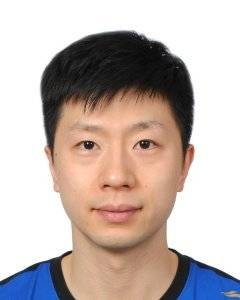
#> input picture img/malong.jpeg, 240 x 300 px, given in place of malong.jpg, which was not available
$ python orb_test.py
#> lines starting #> are read from the running program, lines starting #| are printed output that depends on the picture; pictures that were not available may be replaced by others from this repository, and a replacement may not be noted
### main/utils/common.py
import cv2 as cv
import numpy as np


# 边缘提取
def cv_show(name, image):
    cv.imshow(name, image)
    cv.waitKey(0)
    cv.destroyAllWindows()


# 排序轮廓
# [65 lines left out: functions sort_contours, resize, order_points, four_point_transform, not called in this run]

### main/orb/orb_test.py
import cv2 as cv
import numpy as np

from main.utils.common import cv_show

# 读取图像
image = cv.imread('../../img/malong.jpg')
#> image is the input picture: shape (300, 240, 3); mean B, G, R 176.3, 181, 194.3
gray = cv.cvtColor(image, cv.COLOR_BGR2GRAY)
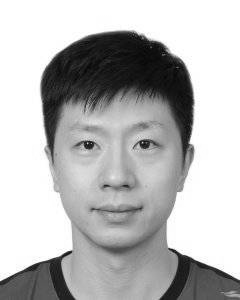
#> gray: shape (300, 240); min 0, max 255, mean 184.5

# 初始化ORB检测器
orb = cv.ORB_create()

# 检测关键点
keypoints, descriptors = orb.detectAndCompute(gray, None)
#> keypoints = 398 keypoints; strongest (x, y, size): (142, 142, 31), (87, 143, 31), (85, 142, 31), (140, 141, 31)
print(np.array(keypoints).shape)
#| (398,)
print(np.array(descriptors).shape)
#| (398, 32)

# 绘制关键点
output_image = cv.drawKeypoints(gray, keypoints, None, color=(0, 255, 0), flags=0)
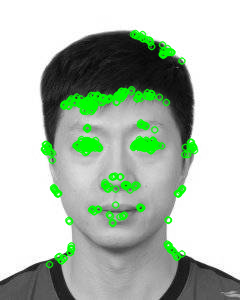
#> output_image: shape (300, 240, 3); mean of channels 0, 1, 2 177, 191.2, 177; drawn as B, G, R

# 显示图像
cv_show('output', output_image)

# 计算特征
kp, des = orb.compute(gray, keypoints)
#> kp has the same summary as keypoints
print(np.array_equal(keypoints, kp))
#| False
print(np.array_equal(descriptors, des))
#| True

$ run again, with img/chessboard.jpeg copied over img/malong.jpeg
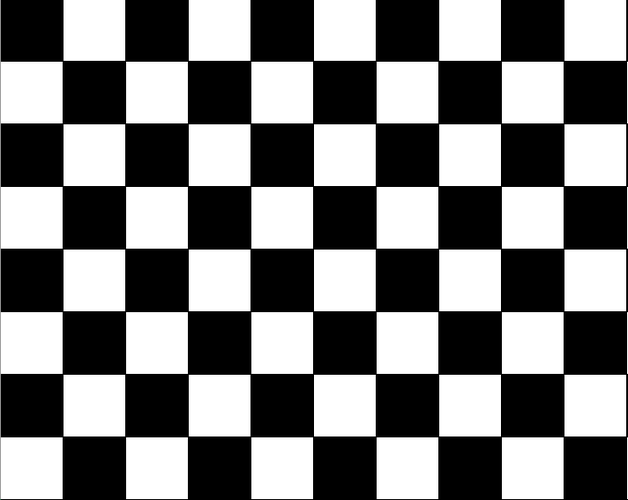
#> input picture img/chessboard.jpeg, 628 x 500 px, given in place of malong.jpg, which was not available
#> image is the input picture: shape (500, 628, 3); mean B, G, R 123.9, 123.9, 123.9
#> keypoints = 500 keypoints; strongest (x, y, size): (311, 187, 31), (503, 187, 31), (504, 187, 37.2), (502, 190, 37.2)
#| (500,)
#| (500, 32)
#> `output_image = cv.drawKeypoints(gray, keypoints, None, color=(0, 255, ..`:
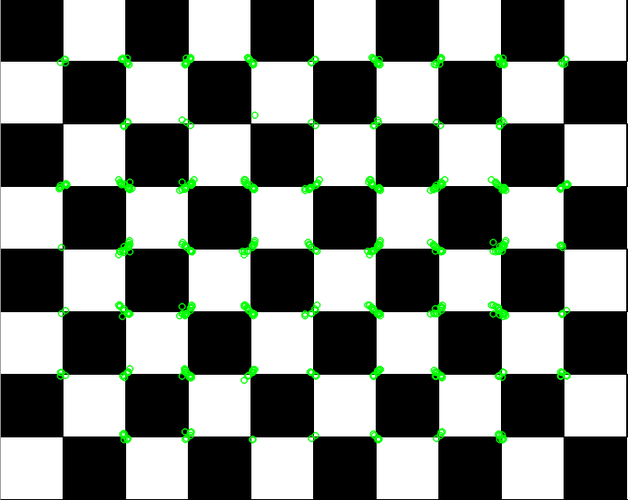
#> output_image: shape (500, 628, 3); mean of channels 0, 1, 2 120.7, 125.9, 120.7; drawn as B, G, R
#> kp has the same summary as keypoints
#| False
#| True

$ run again, with img/chongfu.jpeg copied over img/malong.jpeg
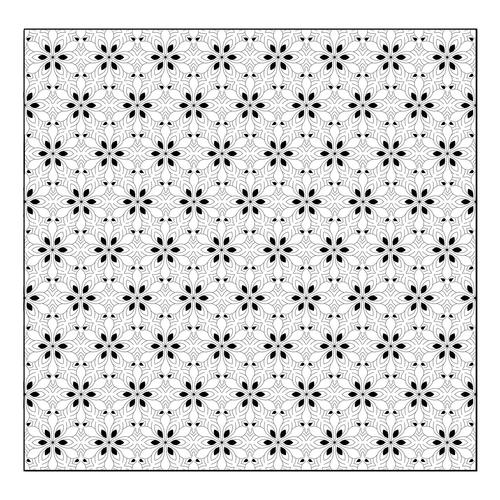
#> input picture img/chongfu.jpeg, 500 x 500 px, given in place of malong.jpg, which was not available
#> image is the input picture: shape (500, 500, 3); min 0, max 255, mean 217.2
#> keypoints = 500 keypoints; strongest (x, y, size): (86, 190, 31), (40, 249, 31), (378, 250, 31), (177, 250, 31)
#| (500,)
#| (500, 32)
#> `output_image = cv.drawKeypoints(gray, keypoints, None, color=(0, 255, ..`:
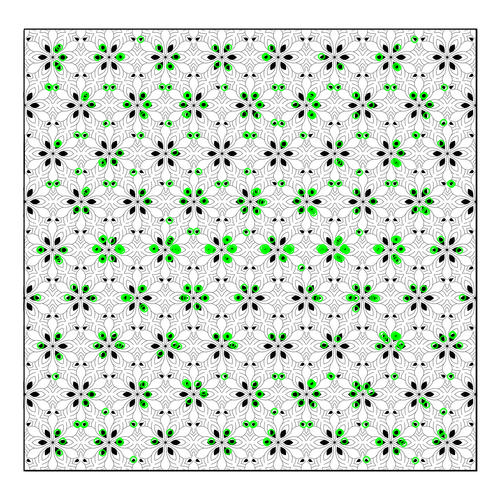
#> output_image: shape (500, 500, 3); mean of channels 0, 1, 2 211.8, 221, 211.8; drawn as B, G, R
#> kp has the same summary as keypoints
#| False
#| True

$ run again, with img/chongfu_unit.jpeg copied over img/malong.jpeg
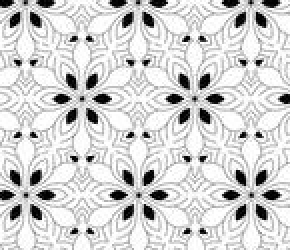
#> input picture img/chongfu_unit.jpeg, 145 x 125 px, given in place of malong.jpg, which was not available (shown 2 times larger)
#> image is the input picture: shape (125, 145, 3); min 0, max 255, mean 209.9
#> keypoints = 220 keypoints; strongest (x, y, size): (75, 87, 31), (103, 38, 31), (46, 38, 31), (53, 48, 31)
#| (220,)
#| (220, 32)
#> `output_image = cv.drawKeypoints(gray, keypoints, None, color=(0, 255, ..`:
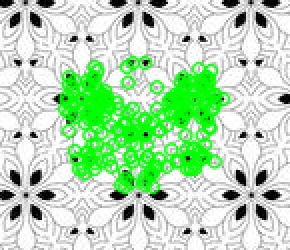
#> output_image: shape (125, 145, 3) (shown 2 times larger); mean of channels 0, 1, 2 180.7, 219.2, 180.7; drawn as B, G, R
#> kp has the same summary as keypoints
#| False
#| True
